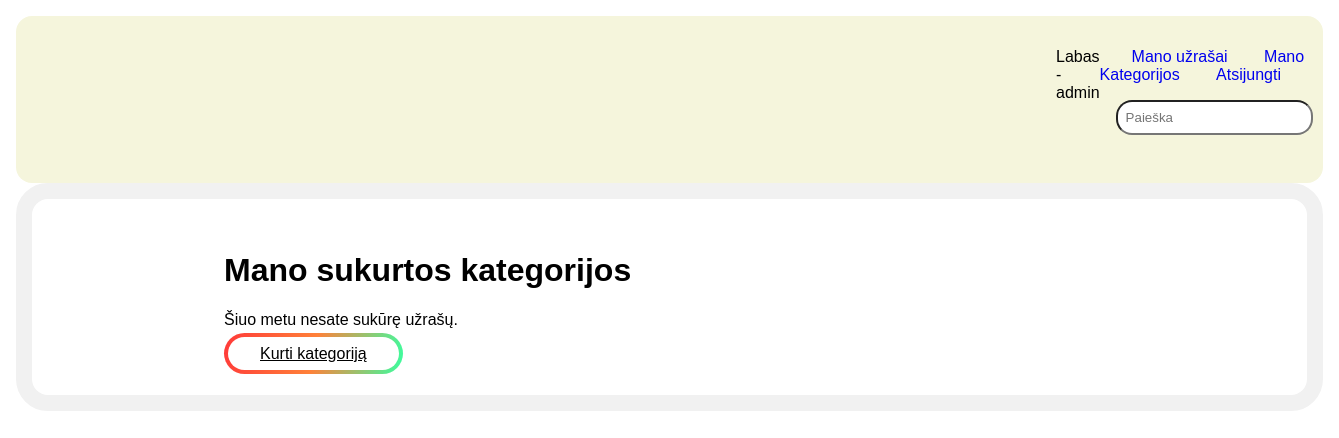
/note/mycategorys/ (signed in), run on an earlier commit of the app's database.
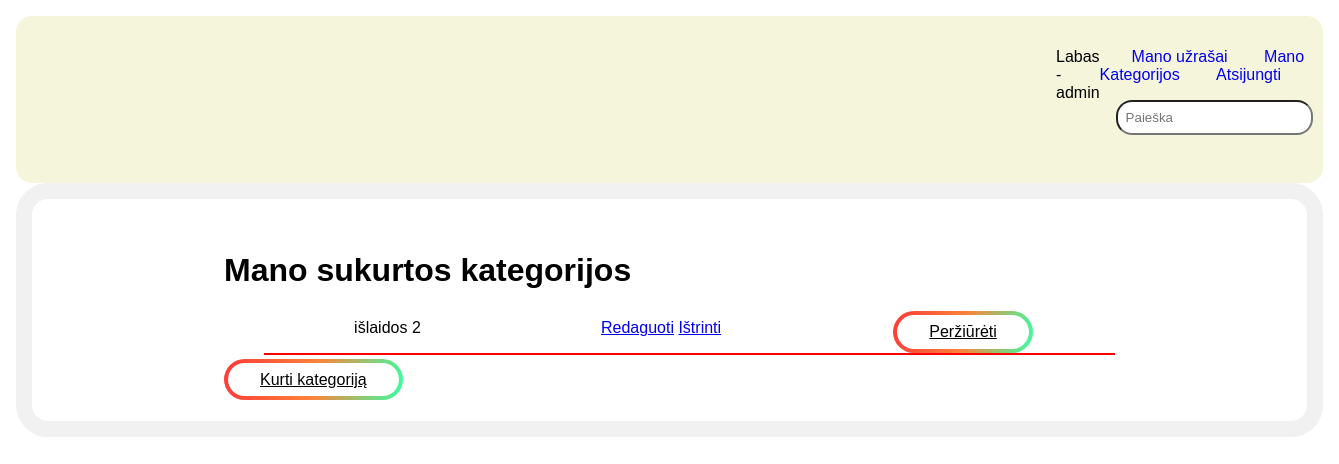
And on a later commit of the database.
### note/models.py (models this page shows, shortened)
class Category(models.Model):
    name = models.CharField('Pavadinimas', max_length=200, help_text='Įveskite užrašo kategoriją')
    reader = models.ForeignKey(User, on_delete=models.SET_NULL, null=True, blank=True)
    class Meta:
        verbose_name = 'Kategorija'
        verbose_name_plural = 'Kategorijos'
    def display_inscriptions(self):
        return ', '.join(inscription.title for inscription in self.inscription_set.all()[:3])
    display_inscriptions.short_description = 'Knygos'

### note/views.py (the view)
# urls.py: path('mycategorys/', views.MyCategorysByUserListView.as_view(), name='mycategorys'),
class MyCategorysByUserListView(LoginRequiredMixin, generic.ListView):
    model = Category
    template_name ='note/user_categorys.html'
    def get_queryset(self):
        return Category.objects.filter(reader=self.request.user)

### note/templates/note/user_categorys.html
{% extends "base.html" %}
{% block content %}
<div class="form">
  <h1>Mano sukurtos kategorijos</h1>
  {% if category_list %}
  <ul>
    {% for notes in category_list %}
    <li class="nft">
      <a class="space">{{notes.name}}</a>
      {% if notes.reader == user %}
      <div class="space">
          <a lass="btn btn-secondary btn-sm mt-1 mb-1" href="{% url 'note:my-category-update' notes.id %}">Redaguoti</a>
          <a class="btn btn-danger btn-sm mt-1 mb-1" href="{% url 'note:my-category-delete' notes.id %}">Ištrinti</a>
      </div>
      {% endif %}
      <a class="button" href="{% url 'note:mycategory' notes.pk %}" role="button">Peržiūrėti</a>
    </li>
    {% endfor %}
  </ul>
  {% else %}
    <p>Šiuo metu nesate sukūrę užrašų.</p>
  {% endif %}
  <a class="nav-item"><a class="button" href="{% url 'note:my-category' %}">Kurti kategoriją</a>
</div>
{% endblock %}

What changed in the data, as far as the page shows it:
added Category: name "išlaidos 2", shows "Redaguoti"
Also different on the page:
text no longer shown: "Šiuo metu nesate sukūrę užrašų."
